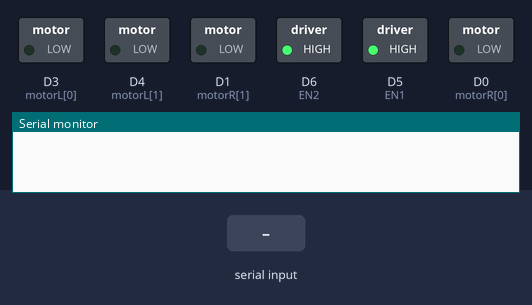
The sketch below on a simulated ESP8266 (NodeMCU). Parts: switched loads named in the sketch (green lamp = pin HIGH), the last lines printed to the serial monitor. Inputs (shaded band) come from the test bench.

Above: at 1.2 s.
1.3 s: "f" received over Serial
At 2.4 s:
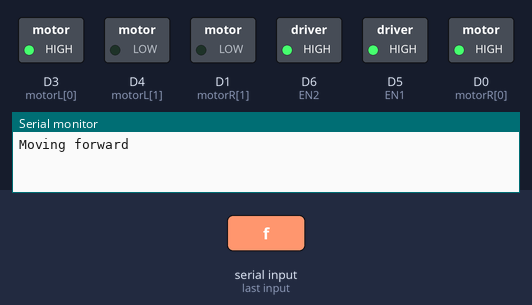
2.8 s: "b" received over Serial
At 3.6 s:
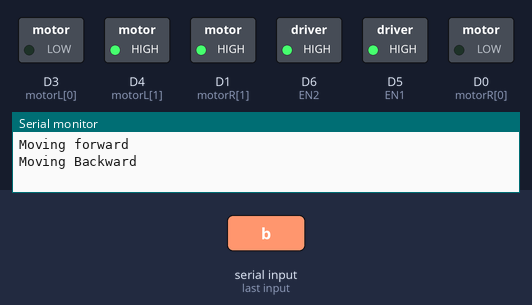
4.3 s: "r" received over Serial
At 4.7 s:
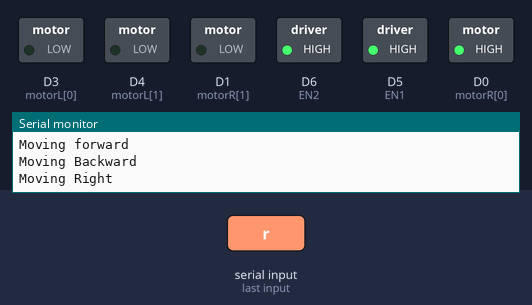
5.8 s: "l" received over Serial
At 7.0 s:
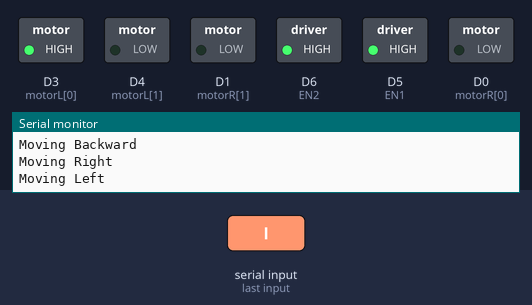
7.3 s: "F" received over Serial
At 8.2 s:
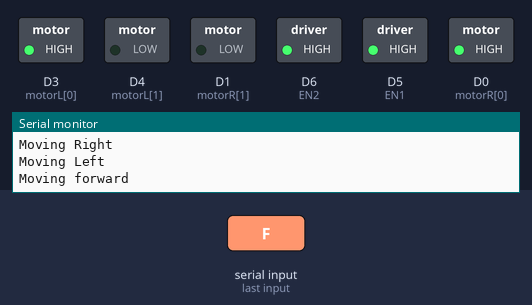
8.8 s: "B" received over Serial
At 9.3 s:
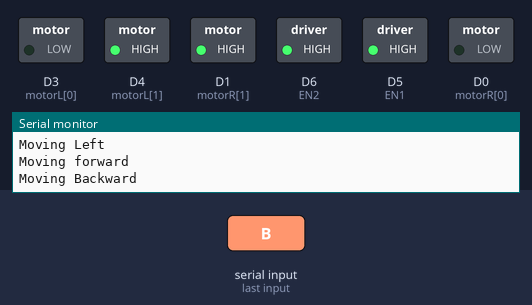
Timing chart, 0 to 11.3 s (numbered marks = the images above; inputs shaded):
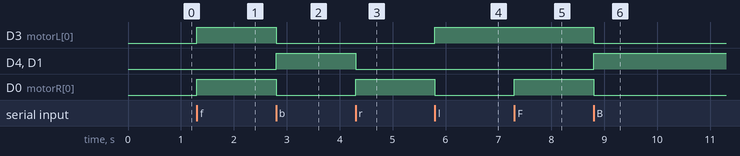

The sketch:

Laptop_controlled.ino
```cpp
char ch;
int EN1=D5;
int EN2=D6;
int motorR[]={D0,D1};
int motorL[]={D3,D4};


void setup()
{

    pinMode(EN1,OUTPUT);
    pinMode(EN2,OUTPUT);
    pinMode(motorL[0],OUTPUT);
    pinMode(motorL[1],OUTPUT);
    pinMode(motorR[0],OUTPUT);
    pinMode(motorR[1],OUTPUT);
    digitalWrite(EN1,HIGH);
    digitalWrite(EN2,HIGH);
    Serial.begin(115200);


}

void loop()
{
   while(Serial.available())
  {
    ch=Serial.read();

    if(ch=='f'|| ch=='F')
    {
      forward();
      Serial.println("Moving forward");
    }
    else if(ch=='b'||ch=='B')
    {
      backward();
      Serial.println("Moving Backward");
    }
     else if(ch=='r'||ch=='R')
    {
      right();
      Serial.println("Moving Right");
    }
       else if(ch=='l'||ch=='L')
    {
      left();
      Serial.println("Moving Left");
    }
    else if(ch=='s'||ch=='S')
    {
      nomove();
      Serial.println("No movement");
    }
  }
}

void forward()
{
      digitalWrite(motorL[0],HIGH);
      digitalWrite(motorL[1],LOW);
      digitalWrite(motorR[0],HIGH);
      digitalWrite(motorR[1],LOW);
}
void backward()
{
      digitalWrite(motorL[0],LOW);
      digitalWrite(motorL[1],HIGH);
      digitalWrite(motorR[0],LOW);
      digitalWrite(motorR[1],HIGH);
}
void right()
{
      digitalWrite(motorL[0],LOW);
      digitalWrite(motorL[1],LOW);
      digitalWrite(motorR[0],HIGH);
      digitalWrite(motorR[1],LOW);
}
void left()
{
      digitalWrite(motorL[0],HIGH);
      digitalWrite(motorL[1],LOW);
      digitalWrite(motorR[0],LOW);
      digitalWrite(motorR[1],LOW);
}
void nomove()
{
      digitalWrite(motorL[0],LOW);
      digitalWrite(motorL[1],LOW);
      digitalWrite(motorR[0],LOW);
      digitalWrite(motorR[1],LOW);
}
```

Measured:
- after the input at 1.3 s, D3 (motorL[0]), D0 (motorR[0]): LOW → HIGH at once
- after the input at 2.8 s, D3 (motorL[0]), D0 (motorR[0]): HIGH → LOW at once; D4 (motorL[1]), D1 (motorR[1]): LOW → HIGH at once
- after the input at 4.3 s, D4 (motorL[1]), D1 (motorR[1]): HIGH → LOW at once; D0 (motorR[0]): LOW → HIGH at once
- after the input at 5.8 s, D3 (motorL[0]): LOW → HIGH at once; D0 (motorR[0]): HIGH → LOW at once
- after the input at 7.3 s, D0 (motorR[0]): LOW → HIGH at once
- after the input at 8.8 s, D3 (motorL[0]), D0 (motorR[0]): HIGH → LOW at once; D4 (motorL[1]), D1 (motorR[1]): LOW → HIGH at once
